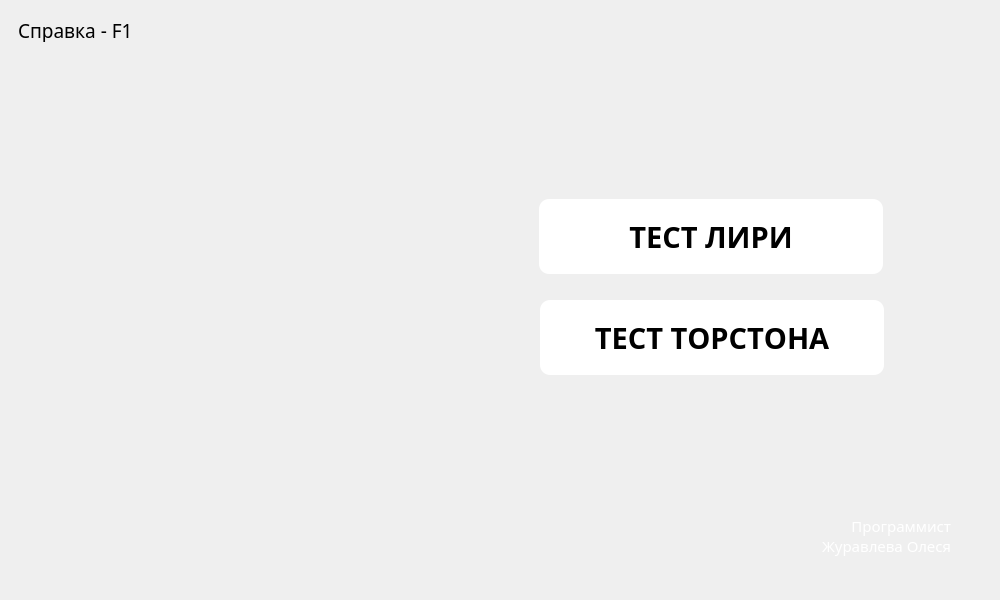
<?xml version="1.0" encoding="UTF-8"?>
<ui version="4.0">
 <class>MainWindow</class>
 <widget class="QMainWindow" name="MainWindow">
  <property name="geometry">
   <rect>
    <x>0</x>
    <y>0</y>
    <width>1000</width>
    <height>600</height>
   </rect>
  </property>
  <property name="cursor">
   <cursorShape>ArrowCursor</cursorShape>
  </property>
  <property name="windowTitle">
   <string>MainWindow</string>
  </property>
  <property name="autoFillBackground">
   <bool>false</bool>
  </property>
  <property name="styleSheet">
   <string notr="true">QWidget#centralwidget {
            background-image: url(&quot;:/pictures/back.png&quot;);
}</string>
  </property>
  <property name="tabShape">
   <enum>QTabWidget::Rounded</enum>
  </property>
  <widget class="QWidget" name="centralwidget">
   <widget class="QPushButton" name="TestLiri">
    <property name="geometry">
     <rect>
      <x>539</x>
      <y>199</y>
      <width>344</width>
      <height>75</height>
     </rect>
    </property>
    <property name="font">
     <font>
      <family>Montserrat Medium</family>
      <pointsize>22</pointsize>
      <weight>75</weight>
      <bold>true</bold>
      <kerning>false</kerning>
     </font>
    </property>
    <property name="styleSheet">
     <string notr="true">QPushButton {
border-radius: 10px;
background-color: rgb(255, 255, 255);
drop-shadow: (0px 10px 10px rgba(0, 0, 0, 0.5));
}
QPushButton:hover {
        background-color: rgba(216, 249, 255);
}</string>
    </property>
    <property name="text">
     <string>ТЕСТ ЛИРИ</string>
    </property>
   </widget>
   <widget class="QPushButton" name="TestTorston">
    <property name="geometry">
     <rect>
      <x>540</x>
      <y>300</y>
      <width>344</width>
      <height>75</height>
     </rect>
    </property>
    <property name="font">
     <font>
      <family>Montserrat Medium</family>
      <pointsize>22</pointsize>
      <weight>75</weight>
      <bold>true</bold>
      <kerning>false</kerning>
     </font>
    </property>
    <property name="styleSheet">
     <string notr="true">QPushButton {
border-radius: 10px;
background-color: rgb(255, 255, 255);
}
QPushButton:hover {
        background-color: rgba(216, 249, 255);
}</string>
    </property>
    <property name="text">
     <string>ТЕСТ ТОРСТОНА</string>
    </property>
   </widget>
   <widget class="QWidget" name="image" native="true">
    <property name="geometry">
     <rect>
      <x>79</x>
      <y>102</y>
      <width>403</width>
      <height>396</height>
     </rect>
    </property>
    <property name="styleSheet">
     <string notr="true">QWidget#image {
            background-image: url(&quot;:/pictures/face.png&quot;);
}</string>
    </property>
   </widget>
   <widget class="QLabel" name="name">
    <property name="geometry">
     <rect>
      <x>770</x>
      <y>510</y>
      <width>181</width>
      <height>51</height>
     </rect>
    </property>
    <property name="font">
     <font>
      <family>Montserrat Medium</family>
      <pointsize>11</pointsize>
     </font>
    </property>
    <property name="styleSheet">
     <string notr="true">color: rgb(255, 255, 255);</string>
    </property>
    <property name="text">
     <string>Программист
Журавлева Олеся</string>
    </property>
    <property name="alignment">
     <set>Qt::AlignRight|Qt::AlignTrailing|Qt::AlignVCenter</set>
    </property>
   </widget>
   <widget class="QLabel" name="info">
    <property name="geometry">
     <rect>
      <x>18</x>
      <y>18</y>
      <width>131</width>
      <height>24</height>
     </rect>
    </property>
    <property name="font">
     <font>
      <family>Montserrat Medium</family>
      <pointsize>14</pointsize>
     </font>
    </property>
    <property name="text">
     <string>Справка - F1</string>
    </property>
   </widget>
  </widget>
 </widget>
 <resources/>
 <connections/>
</ui>
